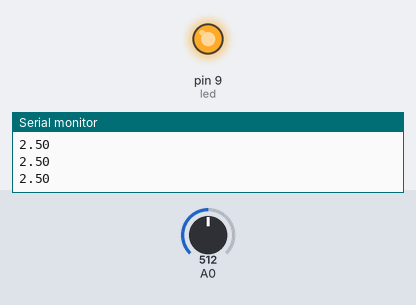
Bench run of a sketch on a simulated Arduino Uno, built with avr-gcc and run on an emulated ATmega328P. Parts: output pins drawn as LEDs (lit = HIGH), the last lines printed to the serial monitor. Dashed ring = blinking. Inputs (shaded band) come from the test bench; at power-on: A0 = 512.

Above: at 1.2 s.
1.3 s: A0 set to 1011
2.8 s: A0 set to 1023
At 3.37 s:
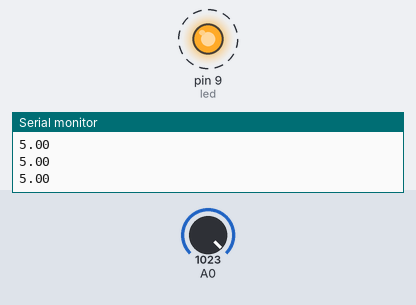
5.8 s: A0 set to 900
At 6.2 s:
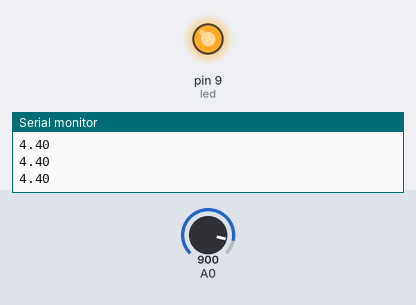
7.3 s: A0 set to 524
8.8 s: A0 set to 502
At 9.1 s:
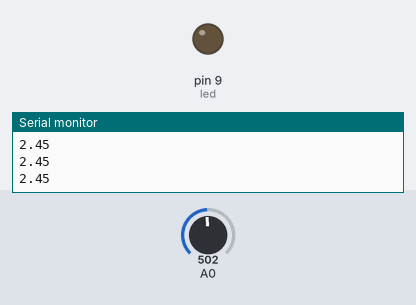
Timing chart, 0 to 11.3 s (numbered marks = the images above; inputs shaded):
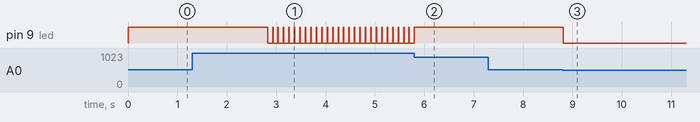

Measured:
- the behaviour switches between 1022 and 1023 on A0 (found by bisection; images 0 and 1)
- the behaviour switches between 511 and 510 on A0 (found by bisection; images 2 and 3)
- after the input at 2.8 s, pin 9 (led): alternates HIGH for 0.01 s and LOW for 0.10 s, starting at once
- after the input at 5.8 s, pin 9 (led): goes on until 5.8 s, then stays HIGH
- after the input at 8.8 s, pin 9 (led): HIGH → LOW at once

The sketch:

prueba_led_con_potenciometro.ino
```cpp
int led = 9;
int valor = 0;
int estado = 0;

void setup() {
  pinMode(led, OUTPUT);
  Serial.begin(9600);
}

void loop() {
  estado = analogRead(A0);
  if(estado < (1023/2)){
    digitalWrite(led, LOW);
    valor = map(estado,0,1023,0,100);
    float voltaje = estado * (5.0/1023.0);
    Serial.println(voltaje);
  }
  else{
    if((estado >= (1023/2)) && estado < 1023){
    valor = map(estado,0,1023,0,100);
    float voltaje = estado * (5.0/1023.0);
    digitalWrite(led, valor);
    Serial.println(voltaje);
    }
    else{
      valor = map(estado,0,1023,0,100);
      float voltaje = estado * (5.0/1023.0);
      digitalWrite(led, valor);
      Serial.println(voltaje);
      delay(10);
      digitalWrite(led, LOW);
    }
  }
  delay(100);
}
```
